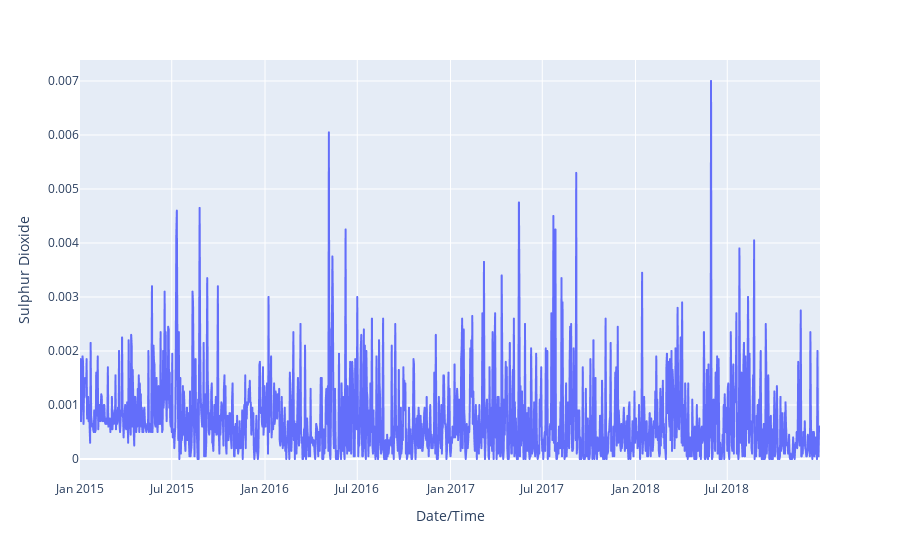

Source (notebook cell):
### Code cell
fig_SO = px.line(df4, x='Date/Time', y= 'Sulphur Dioxide')
fig_SO.show()

### Figure 1 — Plotly figure (JSON) as saved in the notebook; plotly's stock layout.template omitted (floating-point values rounded to 4 significant figures; data arrays with more than 128 entries replaced by an {"elided": "..."} marker saying what was removed)
{"data": [{"hovertemplate": "Date/Time=%{x}<br>Sulphur Dioxide=%{y}<extra></extra>", "legendgroup": "", "line": {"color": "#636efa", "dash": "solid"}, "marker": {"symbol": "circle"}, "mode": "lines", "name": "", "showlegend": false, "type": "scattergl", "x": {"elided": "1461 str values"}, "xaxis": "x", "y": {"elided": "1461 float values"}, "yaxis": "y"}], "layout": {"legend": {"tracegroupgap": 0}, "margin": {"t": 60}, "xaxis": {"anchor": "y", "domain": [0, 1], "title": {"text": "Date/Time"}}, "yaxis": {"anchor": "x", "domain": [0, 1], "title": {"text": "Sulphur Dioxide"}}}}
